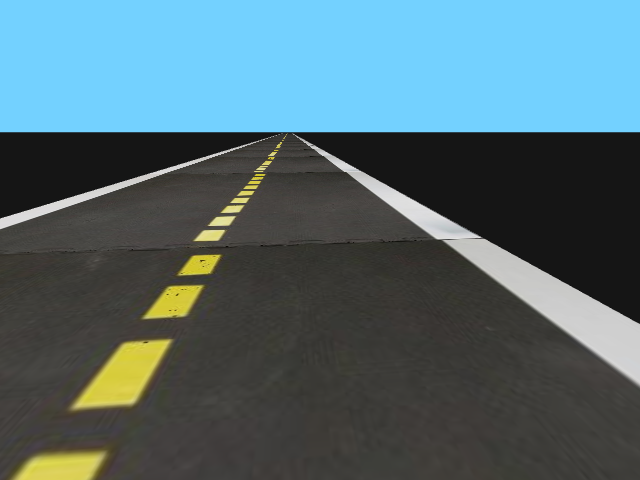
#> input picture starterkit/screen.png, 640 x 480 px
$ python find_lines_v1.py
#> lines starting #> are read from the running program, lines starting #| are printed output that depends on the picture; after the words box and inside, x2 and y2 are one past the last pixel; in counts of white or black regions, pixels touching at a corner belong together
#!/usr/bin/env python3

"""
Tansu Alpcan
v1 2022-3-14

Contents:
* Functions to process and extract lines from an image
* A demonstration of each image processing function when applied to the image
  "./screen.png"

Suggestions:
* This type of approach is good for highway line finding, for example try the
straight_road environment.
* Follow some of these links for lane detection:
https://towardsdatascience.com/tutorial-build-a-lane-detector-679fd8953132
https://opencv24-python-tutorials.readthedocs.io/en/latest/py_tutorials/py_imgproc/py_houghlines/py_houghlines.html
https://github.com/MaybeShewill-CV/lanenet-lane-detection
"""

import sys
import cv2 as cv
import numpy as np


def display_and_wait(title, frame):
    """
    Opens a new window with the given title to display the image data in frame.
    """
    print("Displaying \"%s\" in new window, press any key to continue" % title)
    cv.imshow(title, frame)
    cv.waitKey(0)


def do_canny(frame):
    """
    Returns a modified version of frame, where only "edges" within the image
    are retained, all other pixels are set to 0.
    """
    # Optionally convert the image to grayscale to make further processing less CPU intensive
    # gray = cv.cvtColor(frame, cv.COLOR_RGB2GRAY)

    # Applies a blur to the image (not mandatory since Canny will do this for us)
    blur = cv.GaussianBlur(frame, (5, 5), 0)

    # Applies Canny edge detector with minVal of 50 and maxVal of 150
    return cv.Canny(blur, 50, 150)


def do_segment(frame):
    """
    Returns a masked version of the given frame that only contains data in a
    region that is likely to contain road lane markers.
    This region is a combination of rectangle and triangle occupying the lower
    portion of the given frame.
    """
    # Since an image is a multi-dimensional array containing the relative
    # intensities of each pixel in the image, we can use frame.shape to return a
    # tuple: [number of rows, number of columns, number of channels] of the
    # dimensions of the frame
    # Since height begins from 0 at the top, the y-coordinate of the bottom of
    # the frame is its height
    height = frame.shape[0]
    width = frame.shape[1]

    # Creates an image filled with zero intensities with the same dimensions as the frame
    mask = np.zeros_like(frame)

    mask_points = np.array([[
        (0, height),
        (width, height),
        (width, int(height*0.6)),
        (int(width/2), int(height/3)),
        (0, int(height*0.6))
    ]])

    # Creates a mask that will be used to keep only the regions of a frame that
    # contain lines that we care about
    cv.fillPoly(mask, mask_points, 255)
    # Optionally display the mask
    # display_and_wait("Segmentation Mask", mask)

    # A bitwise AND operation between the mask and frame keeps only the triangular area of the frame
    return cv.bitwise_and(frame, mask)


def visualize_lines(frame, lines_arr):
    """
    Returns a new frame displaying only straight lines as defined by lines_arr
    Each item in lines_arr must be a 4-tuple (start x, start y, end x, end y)
    """
    # Creates an image filled with zero intensities with the same dimensions as the frame
    line_frame = np.zeros_like(frame)
    color = (255, 255, 255)  # BGR, note: if the frame is grayscale, only the first entry is used
    thickness = 5  # px

    if lines_arr is not None:
        for line in lines_arr:
            for x1, y1, x2, y2 in line:
                # Draw lines between two coordinates
                cv.line(line_frame, (x1, y1), (x2, y2), color, thickness)
    return line_frame


def main():
    im = cv.imread('screen.png')
#> im is the input picture: shape (480, 640, 3); mean B, G, R 112.8, 105.7, 80.9

    im_gray = cv.cvtColor(im, cv.COLOR_BGR2GRAY)
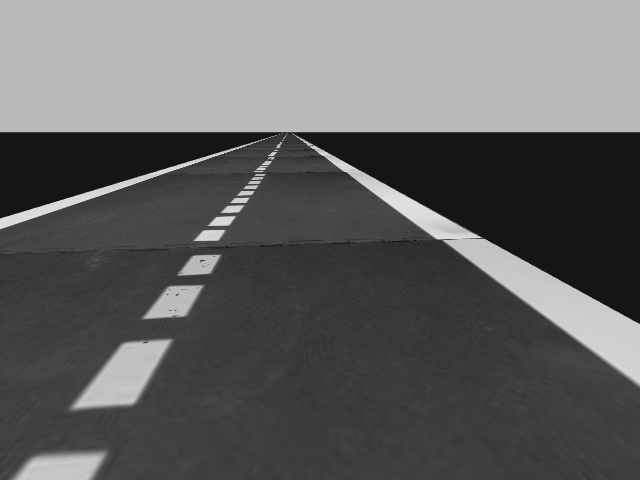
#> im_gray: shape (480, 640); min 7, max 227, mean 99.1
    display_and_wait("Gray", im_gray)

    print("Original shape:", im_gray.shape)
#| Original shape: (480, 640)

    # Optionally, threshold each image
    # ret, thresh = cv.threshold(im_gray, 0, 255, cv.THRESH_BINARY_INV + cv.THRESH_OTSU)

    canny = do_canny(im_gray)
#> in do_canny, `return cv.Canny(blur, 50, 150)`:
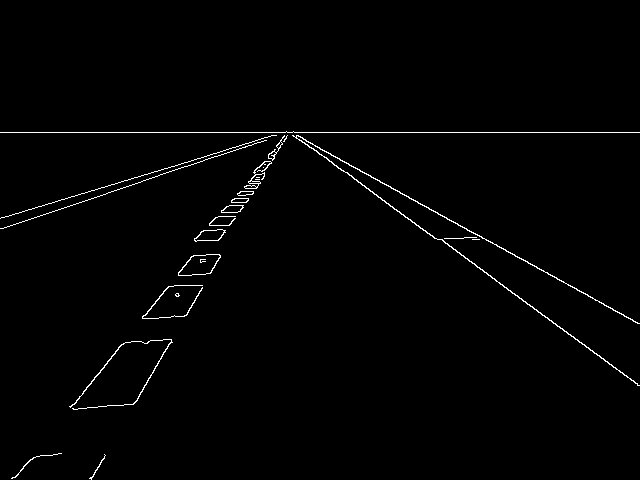
#> returned value: shape (480, 640); 1.2% white in thin lines or dots, all inside (x1, y1, x2, y2) = (0, 131, 640, 480)
    display_and_wait("canny", canny)
    print("Canny shape:", canny.shape)
#| Canny shape: (480, 640)

    segment = do_segment(canny)
#> in do_segment, `cv.fillPoly(mask, mask_points, 255)`:
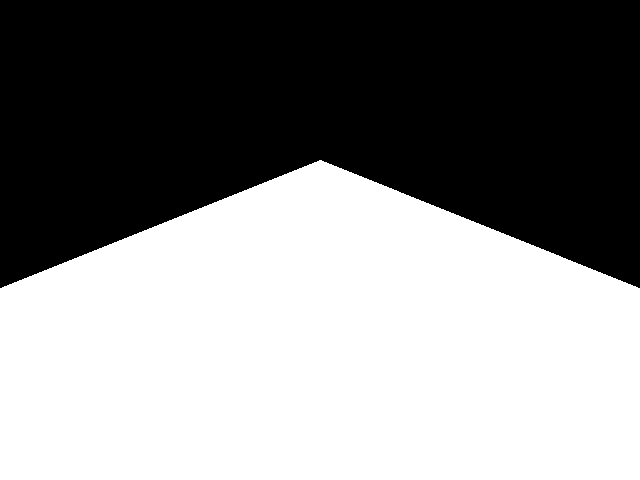
#> mask: shape (480, 640); 53.3% white; 1 black region, box (x1, y1, x2, y2) and area: (0, 0, 640, 288) 143424
#> in do_segment, `return cv.bitwise_and(frame, mask)`:
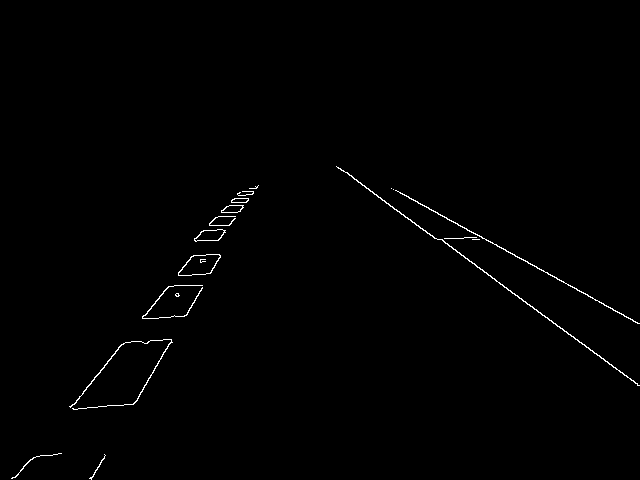
#> returned value: shape (480, 640); 0.65% white in thin lines or dots, all inside (x1, y1, x2, y2) = (11, 166, 640, 480)
    display_and_wait("segment", segment)

    hough = cv.HoughLinesP(segment, 2, np.pi / 180, 100, np.array([]), minLineLength = 50, maxLineGap = 60)
#> hough = [[340, 168, 639, 385], [406, 195, 638, 323], [91, 479, 220, 255], [142, 316, 244, 191], [32, 459, 238, 195], [378, 197, 521, 298], [14, 477, 71, 405], [22, 469, 119, 346]]
    print("Hough line description:\n {}".format(hough))
#| Hough line description:
#|  [[[340 168 639 385]]
#|  [[406 195 638 323]]
#|  [[ 91 479 220 255]]
#|  [[142 316 244 191]]
#|  [[ 32 459 238 195]]
#|  [[378 197 521 298]]
#|  [[ 14 477  71 405]]
#|  [[ 22 469 119 346]]]

    lines_visualize = visualize_lines(segment, hough)
#> the loop in visualize_lines, `for line in lines_arr:` made 8 passes
#> after the loop in visualize_lines, `for line in lines_arr:`:
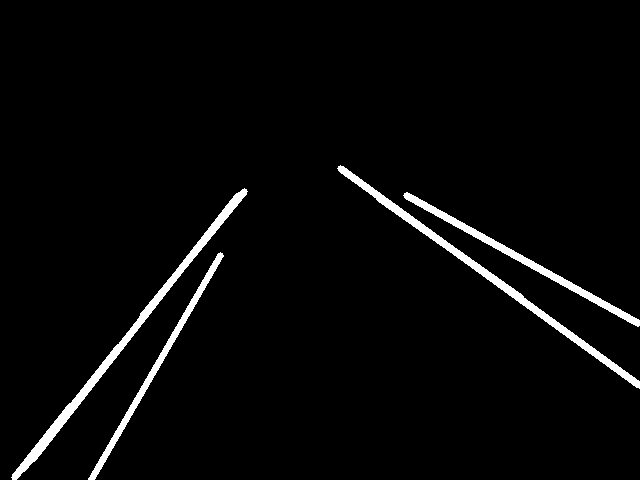
#> line_frame: shape (480, 640); 3% white; 4 white regions, box (x1, y1, x2, y2) and area: (11, 188, 248, 480) 3015, (337, 165, 640, 389) 2738, (403, 192, 640, 327) 1921, (88, 252, 224, 480) 1665
    display_and_wait("hough", lines_visualize)


if __name__  == '__main__':
    main()
